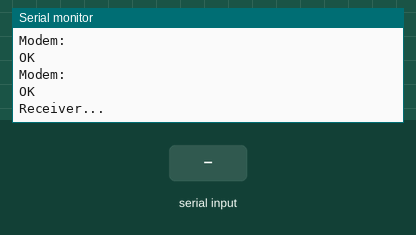
Simulated run of this sketch. Board: Arduino Uno, built with avr-gcc and run on an emulated ATmega328P. Parts: the last lines printed to the serial monitor. Inputs (shaded band) come from the test bench. The modem accepts every AT command (registered, SIM ready, sends succeed) and sends nothing else.

Above: at 6.7 s.
6.8 s: "1" received over the second serial link
At 8.9 s:
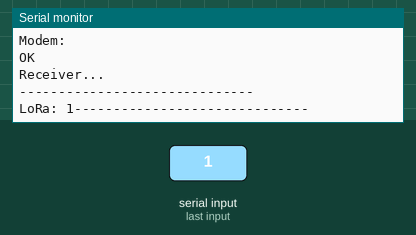
9.3 s: "0" received over the second serial link
At 10.7 s:
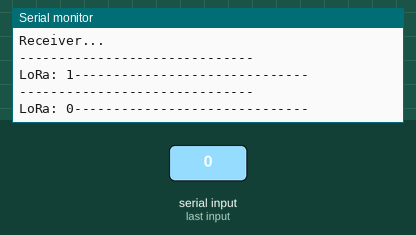
10.8 s: "2" received over the second serial link
At 13.1 s:
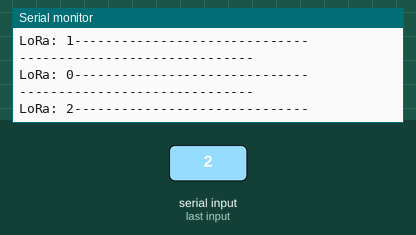

Measured:
- after the input at 6.8 s, the serial monitor: prints a new line after 1.0 s (image 1)
- after the input at 9.3 s, the serial monitor: prints a new line after 1.0 s (image 2)
- after the input at 10.8 s, the serial monitor: prints a new line after 1.0 s (image 3)

The sketch:

file2.ino
```cpp
#include <SoftwareSerial.h>

// Arduino RX (Pin 2) -> RYLR998 TXD
// Arduino TX (Pin 3) -> RYLR998 RXD
SoftwareSerial loraSerial(2, 3);

void setup() {
  Serial.begin(9600);
  loraSerial.begin(9600);

  delay(1000);
  Serial.println("--- RECEIVER CONFIGURATION START ---");


  loraSerial.println("AT");
  delay(500);
  printLoRaResponse();

  loraSerial.println("AT+ADDRESS=2");
  delay(500);
  printLoRaResponse();


  loraSerial.println("AT+NETWORKID=18");
  delay(500);
  printLoRaResponse();

  Serial.println("Receiver...");
}

void loop() {

  if (loraSerial.available()) {
    String incoming = loraSerial.readString();

    Serial.println("\n------------------------------");
    Serial.print("LoRa: ");
    Serial.print(incoming);

    Serial.println("------------------------------");
  }
}

void printLoRaResponse() {
  while (loraSerial.available()) {
    String resp = loraSerial.readString();
    Serial.print("Modem: ");
    Serial.print(resp);
  }
}
```
